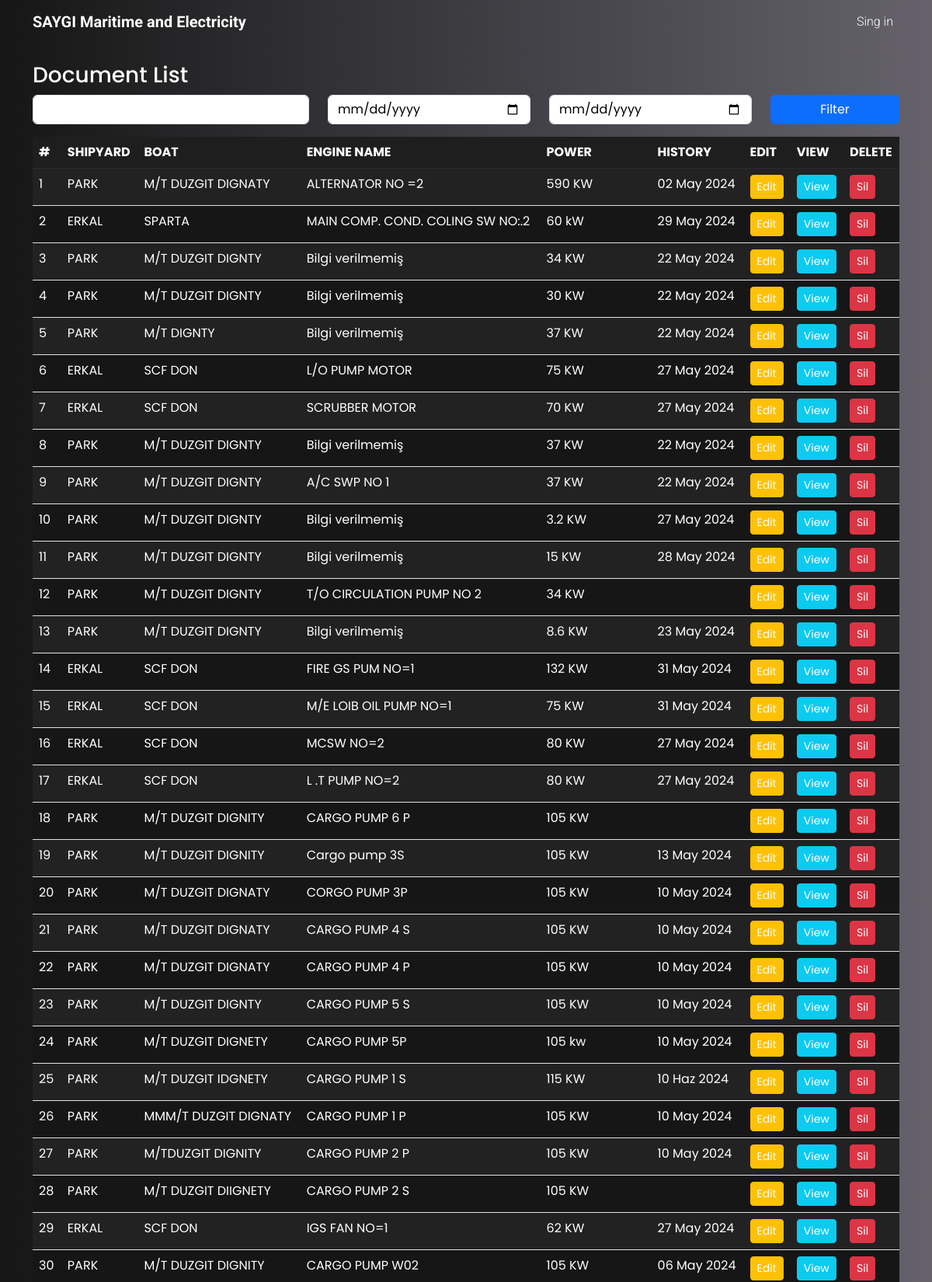
/care/list/ (upper part), run on the app's committed database.
### jobs/models.py (models this page shows, shortened)
class Document(models.Model):
    shipyard = models.CharField(_("Shipyard"), max_length=255, null=True, blank=True)
    boat = models.CharField(_("Boat"), max_length=255, null=True, blank=True)
    engine_name = models.CharField(
        _("Engine Name"), max_length=255, null=True, blank=True
    )
    job_number = models.CharField(
        _("Job Number"), max_length=255, null=True, blank=True
    )
    customer_name = models.CharField(
        _("Customer Name"), max_length=255, null=True, blank=True
    )
    date = models.DateField(_("Date"), null=True, blank=True, default=date.today)
    device_receiver = models.CharField(
        _("Device Receiver"), max_length=255, null=True, blank=True
    )
    device_type = models.CharField(
        _("Device Type"), max_length=255, null=True, blank=True
    )
    model = models.CharField(_("Model"), max_length=255, null=True, blank=True)
    device_brand = models.CharField(
        _("Device Brand"), max_length=255, null=True, blank=True
    )
    serial_number = models.CharField(
        _("Serial Number"), max_length=255, null=True, blank=True
    )
    power = models.CharField(_("Power"), max_length=255, null=True, blank=True)
    current = models.CharField(_("Current"), max_length=255, null=True, blank=True)
    voltage = models.CharField(_("Voltage"), max_length=255, null=True, blank=True)
    rpm = models.CharField(_("RPM"), max_length=255, null=True, blank=True)
    warning_current = models.CharField(
        _("Warning Current"), max_length=255, null=True, blank=True
    )
    warning_voltage = models.CharField(
        _("Warning Voltage"), max_length=255, null=True, blank=True
    )
    arrival_reason = models.CharField(
        _("Arrival Reason"), max_length=255, null=True, blank=True
    )
    part = models.BooleanField(_("Part"), null=True, blank=True)
    missing_materials = models.CharField(
        _("Missing Materials"), max_length=255, null=True, blank=True
    )
    mount = models.BooleanField(_("Mount"), null=True, blank=True)
    dismount = models.BooleanField(_("Dismount"), null=True, blank=True)
    pulley_coupling = models.BooleanField(_("Pulley/Coupling"), null=True, blank=True)
    fan_carrier = models.BooleanField(_("Fan Carrier"), null=True, blank=True)
    feet = models.BooleanField(_("Feet"), null=True, blank=True)
    key = models.BooleanField(_("Key"), null=True, blank=True)
    terminal = models.BooleanField(_("Terminal"), null=True, blank=True)
    brushes = models.BooleanField(_("Brushes"), null=True, blank=True)
    front_cover = models.BooleanField(_("Front Cover"), null=True, blank=True)
    terminal_cover_box = models.BooleanField(
        _("Terminal Cover/Box"), null=True, blank=True
    )
    carbon_brushes = models.BooleanField(_("Carbon Brushes"), null=True, blank=True)
    back_cover = models.BooleanField(_("Back Cover"), null=True, blank=True)
    fan_blade = models.BooleanField(_("Fan Blade"), null=True, blank=True)
    bearings = models.BooleanField(_("Bearings"), null=True, blank=True)
    front_bearing_number = models.CharField(
        _("Front Bearing Number"), max_length=255, null=True, blank=True
    )
    back_bearing_number = models.CharField(
        _("Back Bearing Number"), max_length=255, null=True, blank=True
    )
    dismounted_by = models.CharField(
        _("Dismounted By"), max_length=255, null=True, blank=True
    )
    dismount_date = models.DateField(_("Dismount Date"), null=True, blank=True)
    wrapped_repaired_by = models.CharField(
        _("Wrapped/Repaired By"), max_length=255, null=True, blank=True
    )
    wrap_repair_date = models.DateField(_("Wrap/Repair Date"), null=True, blank=True)
    mounted_by = models.CharField(
        _("Mounted By"), max_length=255, null=True, blank=True
    )
    mount_date = models.DateField(_("Mount Date"), null=True, blank=True)
    tested_by = models.CharField(_("Tested By"), max_length=255, null=True, blank=True)
    test_date = models.DateField(_("Test Date"), null=True, blank=True)
    insulation_values = models.CharField(_("Insulation Values"), max_length=25)
    operating_current = models.CharField(
        _("Operating Current"), max_length=255, null=True, blank=True
    )
    operating_voltage = models.CharField(
        _("Operating Voltage"), max_length=255, null=True, blank=True
    )
    other_measurement_values = models.CharField(
        _("Other Measurement Values"), max_length=255, null=True, blank=True
    )
    test_devices = models.CharField(
        _("Test Devices"), max_length=255, null=True, blank=True
    )
    performed_operations = models.TextField(_("Performed Operations"), max_length=255)
    created_at = models.DateTimeField(auto_now_add=True)

### jobs/views.py (the view, shortened to what this page needs)
# urls.py: path("care/list/", document_list, name="document_list"),
def document_list(request):
    query = request.GET.get("q", "")
    start_date = request.GET.get("start_date", "")
    end_date = request.GET.get("end_date", "")
    documents = Document.objects.all()
    paginator = Paginator(documents, 50)
    page_number = request.GET.get("page")
    page_obj = paginator.get_page(page_number)
    return render(
        request,
        "care/list.html",
        {
            "documents": page_obj,
            "query": query,
            "start_date": start_date,
            "end_date": end_date,
            "can_edit": request.user.is_superuser,
        },
    )

### jobs/templates/care/list.html (shortened to what this page needs)
{% extends "base.html" %}
{% load i18n %}
{% load static %}
{% block content %}
    <div class="container mt-4">
        <h3>{% trans "Document List" %}</h3>
        <form method="get" class="mb-3">
            <div class="row">
                <div class="col-md-4">
                    <input type="text"
                           name="q"
                           placeholder="{% trans "Search..." %}"
                           value="{{ query }}"
                           class="form-control">
                </div>
                <div class="col-md-3">
                    <input type="date"
                           name="start_date"
                           value="{{ start_date|default:'' }}"
                           class="form-control">
                </div>
                <div class="col-md-3">
                    <input type="date"
                           name="end_date"
                           value="{{ end_date|default:'' }}"
                           class="form-control">
                </div>
                <div class="col-md-2">
                    <button type="submit" class="btn btn-primary w-100">{% trans "Filter" %}</button>
                </div>
            </div>
        </form>
        <table class="table table-striped table-hover">
            <thead class="table-dark">
                <tr>
                    <th>#</th>
                    <th>{% trans "SHIPYARD" %}</th>
                    <th>{% trans "BOAT" %}</th>
                    <th>{% trans "ENGINE NAME" %}</th>
                    <th>{% trans "POWER" %}</th>
                    <th>{% trans "HISTORY" %}</th>
                    <th>{% trans "EDIT" %}</th>
                    <th>{% trans "VIEW" %}</th>
                    <th>{% trans "DELETE" %}</th>
                </tr>
            </thead>
            <tbody>
                {% for document in documents %}
                    <tr id="table-{{ document.id }}"  class="clickable-row cursor-pointer">
                        <td>{{ forloop.counter }}</td>
                        <td>{{ document.shipyard }}</td>
                        <td>{{ document.boat }}</td>
                        <td>{{ document.engine_name }}</td>
                        <td>{{ document.power }}</td>
                        <td>{{ document.date|date:"d M Y" }}</td>
                        <td>
                            <a href="{% url 'document_edit' document.id %}"
                               class="btn btn-warning btn-sm">{% trans "Edit" %}</a>
                        </td>
                        <td>
                            <a href="{% url 'document_view' document.id %}"
                               class="btn btn-info btn-sm">{% trans "View" %}</a>
                        </td>
                        <td>
                            <button type="button"
                                    class="btn btn-danger btn-sm"
                                    data-bs-toggle="modal"
                                    data-bs-target="#deleteModal{{ document.id }}">{% trans "Delete" %}</button>
                        </td>
                    </tr>
                {% empty %}
                    <tr>
                        <td colspan="9" class="text-center ">{% blocktrans%}No documents have been added yet.{% endblocktrans%}</td>
                    </tr>
                {% endfor %}
            </tbody>
        </table>
    </div>
{% endblock content %}

### jobs/static/css/style.css (style rules this page uses)
body { background:linear-gradient(to right, #161616, #65626c) !important; color: #ffffff !important; }
:root { --bs-font-sans-serif: 'Poppins', sans-serif !important; --bs-emphasis-color-rgb: 255, 255, 255 !important; --bs-body-color: #ffffff !important; --bs-secondary-color:rgb(197 197 197 / 75%) !important; --bs-secondary-rgb: 243, 188, 43 !important; --bs-link-color-rgb: 255, 255, 255; --bs-body-bg: #161616 !important; --bs-dark-rgb: 22, 22, 22 !important; --bs-light-rgb: 255, 255, 255 !important; --bs-primary-rgb: 13, 110, 253 !important; --bs-secondary-rgb: 243, 188, 43 !important; --bs-success-rgb: 25, 135, 84 !important; --bs-info-rgb: 13, 202, 240 !important; --bs-warning-rgb: 255, 193, 7 !important; --bs-danger-rgb: 220, 53, 69 !important; }
* { color: #ffffff !important; }
.form-control { background-color: #ffffff !important; border-color: #dee2e6 !important; color: #000000 !important; }
.table { color: #ffffff !important; }
.table-dark { background-color: #1e1e1e !important; }
.table-dark td, .table-dark th { background-color: #1e1e1e !important; border-color: #2d2d2d !important; color: #ffffff !important; }
a { color: #ffffff !important; }
.btn { color: #ffffff !important; }
::placeholder { color: #ffffff !important; opacity: 0.7; }

### data on the page
Document: shipyard "PARK", boat "M/T DUZGIT DIGNATY", engine_name "ALTERNATOR NO =2", power "590 KW", date "02 May 2024"
Document: shipyard "ERKAL", boat "SPARTA", engine_name "MAIN COMP. COND. COLING SW NO:.2", power "60 kW", date "29 May 2024"
Document: shipyard "PARK", boat "M/T DUZGIT DIGNTY", engine_name "Bilgi verilmemiş", power "34 KW", date "22 May 2024"
Document: shipyard "PARK", boat "M/T DUZGIT DIGNTY", engine_name "Bilgi verilmemiş", power "30 KW", date "22 May 2024"
Document: shipyard "PARK", boat "M/T DIGNTY", engine_name "Bilgi verilmemiş", power "37 KW", date "22 May 2024"
Document: shipyard "ERKAL", boat "SCF DON", engine_name "L/O PUMP MOTOR", power "75 KW", date "27 May 2024"
Document: shipyard "ERKAL", boat "SCF DON", engine_name "SCRUBBER MOTOR", power "70 KW", date "27 May 2024"
Document: shipyard "PARK", boat "M/T DUZGIT DIGNTY", engine_name "Bilgi verilmemiş", power "37 KW", date "22 May 2024"
Document: shipyard "PARK", boat "M/T DUZGIT DIGNTY", engine_name "A/C SWP NO 1", power "37 KW", date "22 May 2024"
Document: shipyard "PARK", boat "M/T DUZGIT DIGNTY", engine_name "Bilgi verilmemiş", power "3.2 KW", date "27 May 2024"
Document: shipyard "PARK", boat "M/T DUZGIT DIGNTY", engine_name "Bilgi verilmemiş", power "15 KW", date "28 May 2024"
Document: shipyard "PARK", boat "M/T DUZGIT DIGNTY", engine_name "T/O CIRCULATION PUMP NO 2", power "34 KW"
Document: shipyard "PARK", boat "M/T DUZGIT DIGNTY", engine_name "Bilgi verilmemiş", power "8.6 KW", date "23 May 2024"
Document: shipyard "ERKAL", boat "SCF DON", engine_name "FIRE GS PUM NO=1", power "132 KW", date "31 May 2024"
Document: shipyard "ERKAL", boat "SCF DON", engine_name "M/E LOIB OIL PUMP NO=1", power "75 KW", date "31 May 2024"
Document: shipyard "ERKAL", boat "SCF DON", engine_name "MCSW NO=2", power "80 KW", date "27 May 2024"
Document: shipyard "ERKAL", boat "SCF DON", engine_name "L .T PUMP NO=2", power "80 KW", date "27 May 2024"
Document: shipyard "PARK", boat "M/T DUZGIT DIGNITY", engine_name "CARGO PUMP 6 P", power "105 KW"
Document: shipyard "PARK", boat "M/T DUZGIT DIGNITY", engine_name "Cargo pump 3S", power "105 KW", date "13 May 2024"
Document: shipyard "PARK", boat "M/T DUZGIT DIGNATY", engine_name "CORGO PUMP 3P", power "105 KW", date "10 May 2024"
Document: shipyard "PARK", boat "M/T DUZGIT DIGNATY", engine_name "CARGO PUMP 4 S", power "105 KW", date "10 May 2024"
Document: shipyard "PARK", boat "M/T DUZGIT DIGNATY", engine_name "CARGO PUMP 4 P", power "105 KW", date "10 May 2024"
Document: shipyard "PARK", boat "M/T DUZGIT DIGNTY", engine_name "CARGO PUMP 5 S", power "105 KW", date "10 May 2024"
Document: shipyard "PARK", boat "M/T DUZGIT DIGNETY", engine_name "CARGO PUMP 5P", power "105 kw", date "10 May 2024"
Document: shipyard "PARK", boat "M/T DUZGIT IDGNETY", engine_name "CARGO PUMP 1 S", power "115 KW", date "10 Haz 2024"
Document: shipyard "PARK", boat "MMM/T DUZGIT DIGNATY", engine_name "CARGO PUMP 1 P", power "105 KW", date "10 May 2024"
Document: shipyard "PARK", boat "M/TDUZGIT DIGNITY", engine_name "CARGO PUMP 2 P", power "105 KW", date "10 May 2024"
Document: shipyard "PARK", boat "M/T DUZGIT DIIGNETY", engine_name "CARGO PUMP 2 S", power "105 KW"
Document: shipyard "ERKAL", boat "SCF DON", engine_name "IGS FAN NO=1", power "62 KW", date "27 May 2024"
Document: shipyard "PARK", boat "M/T DUZGIT DIGNITY", engine_name "CARGO PUMP W02", power "105 KW", date "06 May 2024"
